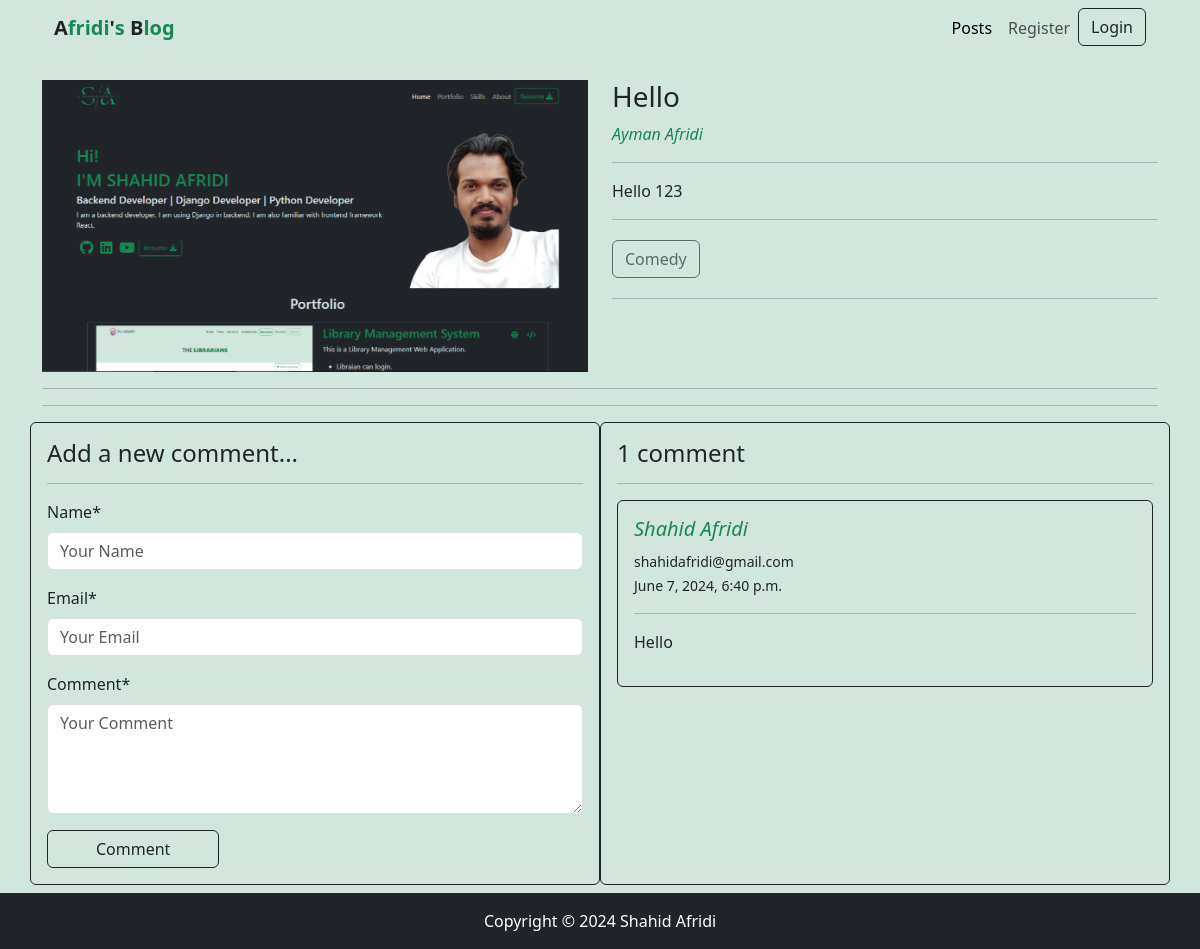
Screenshot of /post_details/2 with the database file from the repository.
### posts/models.py (models this page shows, shortened)
class Post(models.Model):
    title = models.CharField(max_length=255)
    content = models.TextField()
    category = models.ManyToManyField(Category)
    author = models.ForeignKey(User, on_delete=models.CASCADE)
    image = models.ImageField(upload_to='posts/uploads/', blank=True, null=True)

class Comment(models.Model):
    post = models.ForeignKey(Post, on_delete=models.CASCADE, related_name='comments')
    name = models.CharField(max_length=50)
    email = models.EmailField()
    body = models.TextField()
    created_at = models.DateTimeField(auto_now_add=True)

### categories/models.py (models this page shows, shortened)
class Category(models.Model):
    name = models.CharField(max_length=100)
    slug = models.SlugField(max_length=100, unique=True, null=True, blank=True)

### posts/views.py (the view, shortened to what this page needs)
# urls.py: path('post_details/<int:id>', views.PostDetails.as_view(), name='post_details'),
class PostDetails(DetailView):
    model = Post
    template_name = 'posts/post_details.html'
    pk_url_kwarg = 'id'
    def get_context_data(self, **kwargs):
        context = super().get_context_data(**kwargs)
        comment_form = CommentForm()
        context['comment_form'] = comment_form
        return context

### posts/forms.py
class CommentForm(forms.ModelForm):
    class Meta:
        model = Comment
        fields = ('name', 'email', 'body')
        labels = {
            'body': 'Comment'
        }
        widgets = {
            'name': forms.TextInput(attrs={'placeholder': 'Your Name'}),
            'email': forms.EmailInput(attrs={'placeholder': 'Your Email'}),
            'body': forms.Textarea(attrs={'rows': 4, 'placeholder': 'Your Comment'})
        }

### posts/templates/posts/post_details.html (shortened to what this page needs)
{% extends "base.html" %}
{% block content %}
{% load crispy_forms_tags %}
<div class="row mt-4">
    <div class="col-md-6">
        {% if post.image %}
        <img class="w-100" src="{{post.image.url}}" alt="">
        {% endif %}
    </div>
    <div class="col-md-6">
        <h3>{{post.title}}</h3>
        <p class=''><a class="text-decoration-none text-success fst-italic" href="{% url "profile" %}">{{post.author.first_name}} {{post.author.last_name}}</a></p>
        <hr>
        <P>{{post.content }}</P>
        <hr>
        <div>
            {% for c in post.category.all %}
            <button class="btn btn-outline-dark my-1" disabled>{{c.name}}</button>
            {% endfor %}
        </div>
        <hr>
    </div>
</div>
<hr><hr>
<div class="row">
    <div class="col-md-6 border border-dark p-3 rounded">
        <h4>Add a new comment... </h4>
        <hr>
        <div>
            <form action="" method="post">
                {{comment_form|crispy}}
                <button class="btn btn-outline-dark px-5">Comment</button>
            </form>
        </div>
    </div>
    <div class="col-md-6 border border-dark p-3 rounded">
        {% if post.comments.count == 0 %}
            <h4>No Comments...</h4>
        {% else %}
            <h4>{{ post.comments.count }} comment{{ post.comments.count|pluralize }}</h4>
        {% endif %}
        <hr>
        {% for comment in post.comments.all %}
            <div class="comment border border-dark rounded p-3" >
                <h5 class="text-success fst-italic">{{comment.name}}</h5>
                <small class="text-start">{{comment.email}}</small>
                <br>
                <small class="text-end">{{comment.created_at}}</small>
                <hr>
                <p>{{comment.body}}</p>
            </div>
        {% endfor %}
    </div>
</div>
{% endblock content %}

### templates/base.html (style rules this page uses)
html, body { height: 100%; margin: 0; }
body { display: flex; flex-direction: column; }

### rows the page displays
Post: image (picture), title "Hello", author.first_name "Ayman", author.last_name "Afridi", content "Hello 123", comments.count "1"
Category: name "Comedy"
Comment: name "Shahid Afridi", email "shahidafridi@gmail.com", created_at "June 7, 2024, 6:40 p.m.", body "Hello"
